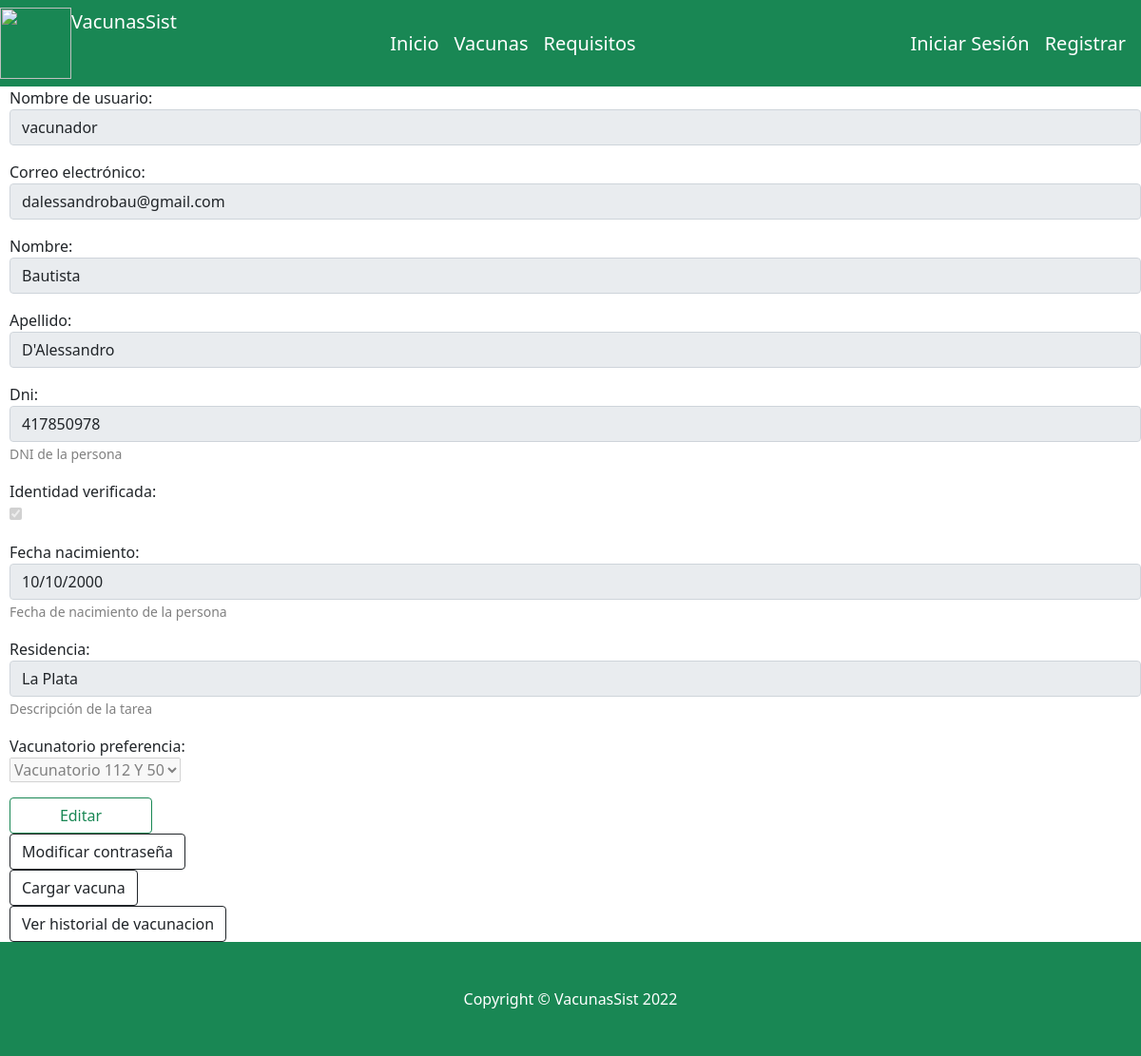
Page /ver_perfil_usuario/2/ on the earlier database version.
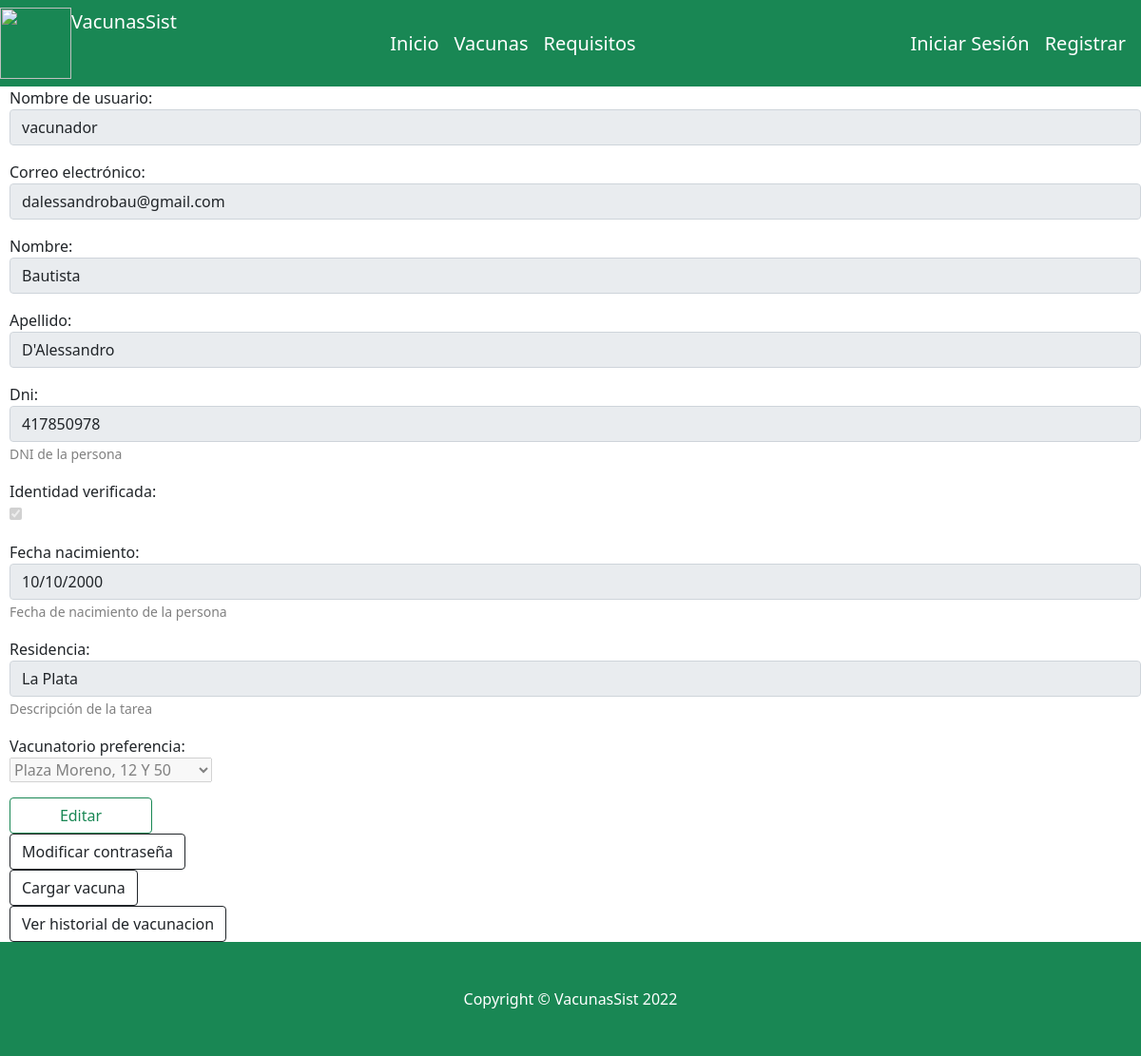
Same page on the later database version.
### website/models.py (models this page shows)
class Usuario(AbstractBaseUser):
    username =models.CharField('Nombre de usuario', unique=True, max_length=100)
    email = models.EmailField('Correo electrónico', max_length=254, unique=True)
    nombre = models.CharField('Nombre', max_length=254)
    apellido = models.CharField('apellido', max_length=254)
    dni=models.IntegerField(help_text="DNI de la persona", unique=True)
    fecha_nacimiento= models.DateField(help_text="Fecha de nacimiento de la persona")
    residencia = models.TextField(help_text="Descripción de la tarea", null=True)
    vacunatorio_preferencia =models.ForeignKey(Vacunatorio, on_delete=models.CASCADE,null=True)
    fecha_creacion = models.DateTimeField(auto_now_add=True)
    identidad_verificada=models.BooleanField(default=False)
    es_vacunador = models.BooleanField(default=False)
    es_administrador = models.BooleanField(default=False)
    telefono = models.IntegerField(blank=True, null=True)
    direccion = models.CharField(max_length=15, null=True)
    objects= UsuarioManager()
    USERNAME_FIELD = 'username'
    REQUIRED_FIELDS = ['email','nombre', 'apellido','dni', 'fecha_nacimiento']

### website/views.py (the view)
# urls.py: path('ver_perfil_usuario/<int:usuario_id>/',views.verPerfilUsuario, name="ver_perfil_usuario"),
def verPerfilUsuario(request, usuario_id):
        print("entre")
        try:
            usuario=Usuario.objects.get(id=usuario_id)
            usuario_form=UpdateUsuarioForm(instance = usuario)
            usuario_form=usuario_form.deshabilitarCamposVacunador()
            id_usuario=usuario.id
            if not usuario:
                messages.error(request, "No se encontró un usuario con ese DNI")
            return render(request, "website/verPerfil.html",{"usuario_form": usuario_form, 'id_usuario':id_usuario })
        except Exception as e:
            print(repr(e))
            messages.error(request, "No se encontró un usuario con ese DNI")
            return render(request, "website/index.html",)

### website/forms.py (called while the page is built)
    def deshabilitarCamposVacunador(self):
            print(' if verificado')
            self.fields['username'].widget.attrs.update({'disabled': True})
            self.fields['residencia'].widget.attrs.update({'disabled': True})
            self.fields['vacunatorio_preferencia'].widget.attrs.update({'disabled': True})
            self.fields['identidad_verificada'].widget.attrs.update({'disabled': True})
            self.fields['dni'].widget.attrs.update({'readonly': True})
            self.fields['email'].widget.attrs.update({'readonly': True})
            self.fields['fecha_nacimiento'].widget.attrs.update({'readonly': True})
            self.fields['nombre'].widget.attrs.update({'readonly': True})
            self.fields['apellido'].widget.attrs.update({'readonly': True})
            return self

### website/models.py (called while the page is built)
    def __str__(self):
           return self.nombre + self.ubicacion

### website/templates/website/verPerfil.html (shortened to what this page needs)
{% extends "website/layout.html" %}
{% block body %}
<div style="margin-left: 10px; ">
    <form method="post">
        <div class="form-group">
          {% for campo in usuario_form %}
            <p>
              {{ campo.label_tag }}<br>
              {{ campo }}
              {% if campo.help_text %}
                <small style="color: grey">{{ campo.help_text }}</small>
              {% endif %}
            </p>
          {% endfor %}
          {% if not request.user.es_vacunador %}
            {% if not request.user.es_administrador %}
                <input  class="btn btn-outline-success"  type="submit" value="Editar" style="width: 150px;">
                <div class="nav-item"><a class="btn btn-outline-dark mt-auto" href="{% url 'modificar_password' %}">Modificar contraseña</a></div>
                <div class="nav-item"><a class="btn btn-outline-dark mt-auto" href="{% url 'cargar_vacuna' %}">Cargar vacuna</a></div>
              </div>
            {% endif%}
          {% endif%}
          <div class="nav-item"><a class="btn btn-outline-dark mt-auto" href="{% url 'ver_historial_vacunacion' id_usuario %}">Ver historial de vacunacion</a></div>
        </div>
{% endblock %}

Differences in the rows shown:
changed Usuario "vacunador": vacunatorio_preferencia "Vacunatorio 112 Y 50" → "Plaza Moreno, 12 Y 50"
